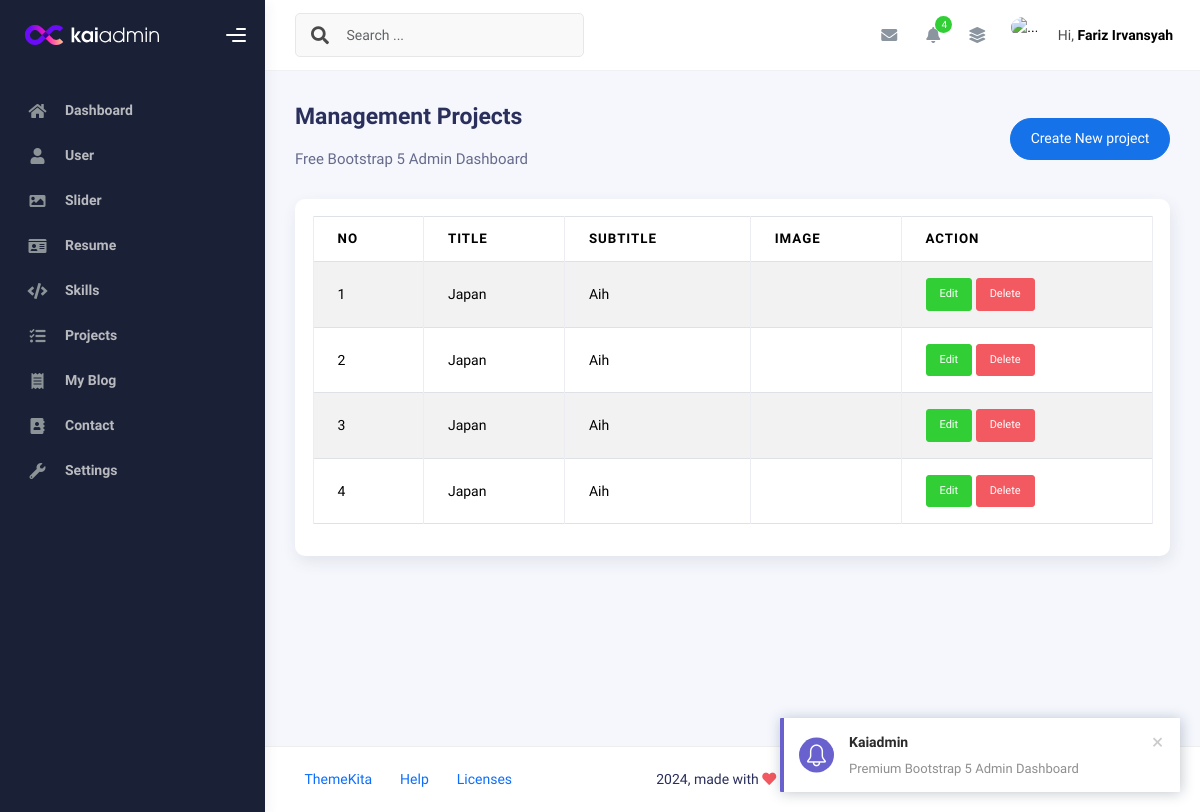
The page /admin/app.php?page=projects (signed in) on the database its author committed.
### tables this page shows
CREATE TABLE `projects` (
  `id` int(11) NOT NULL,
  `title` varchar(50) NOT NULL,
  `subtitle` varchar(50) NOT NULL,
  `link` varchar(50) DEFAULT NULL,
  `image` varchar(100) NOT NULL,
  `created_at` timestamp NOT NULL DEFAULT current_timestamp(),
  `updated_at` timestamp NULL DEFAULT NULL ON UPDATE current_timestamp()
);

### admin/projects.php (the view, shortened to what this page needs)
<?php
$query = mysqli_query($conn, "SELECT * FROM projects ORDER BY id DESC");
$rows = mysqli_fetch_all($query, MYSQLI_ASSOC);
?>
          <div class="d-flex align-items-left align-items-md-center flex-column flex-md-row pt-2 pb-4">
            <div>
              <h3 class="fw-bold mb-3">Management Projects</h3>
              <h6 class="op-7 mb-2">Free Bootstrap 5 Admin Dashboard</h6>
            </div>
            <div class="ms-md-auto py-2 py-md-0">
              <a href="app.php?page=create-project" class="btn btn-primary btn-round">Create New project</a>
            </div>
          </div>
          <div class="row">
            <div class="col-sm-6 col-md-12">
              <div class="card">
                <div class="card-body">
                  <table class="table table-bordered table-striped">
                    <thead>
                      <tr>
                        <th>No</th>
                        <th>Title</th>
                        <th>Subtitle</th>
                        <th>Image</th>
                        <th>Action</th>
                      </tr>
                    </thead>
                    <tbody>
                      <?php foreach ($rows as $index => $row): ?>
                        <tr>
                          <td><?php echo $index += 1 ?></td>
                          <td><?php echo $row['title'] ?></td>
                          <td><?php echo $row['subtitle'] ?></td>
                          <td><img src="assets/img/<?= $row['image'] ?>" alt="" width="170"></td>
                          <td>
                            <a class="btn btn-success btn-sm"
                              href="app.php?page=create-project&edit=<?php echo $row['id'] ?>">Edit</a>
                            <a onclick="return confirm('Are you sure wanna delete this data?')"
                              class="btn btn-danger btn-sm" href="app.php?page=projects&delete=<?php echo $row['id'] ?>">Delete</a>
                          </td>
                        </tr>
                      <?php endforeach ?>
                    </tbody>
                  </table>
                </div>
              </div>
            </div>
          </div>

### rows shown on the page
projects: index "1", title "Japan", subtitle "Aih"
projects: index "2", title "Japan", subtitle "Aih"
projects: index "3", title "Japan", subtitle "Aih"
projects: index "4", title "Japan", subtitle "Aih"

### other values the page prints
$_SESSION['NAME'] "Fariz Irvansyah"
